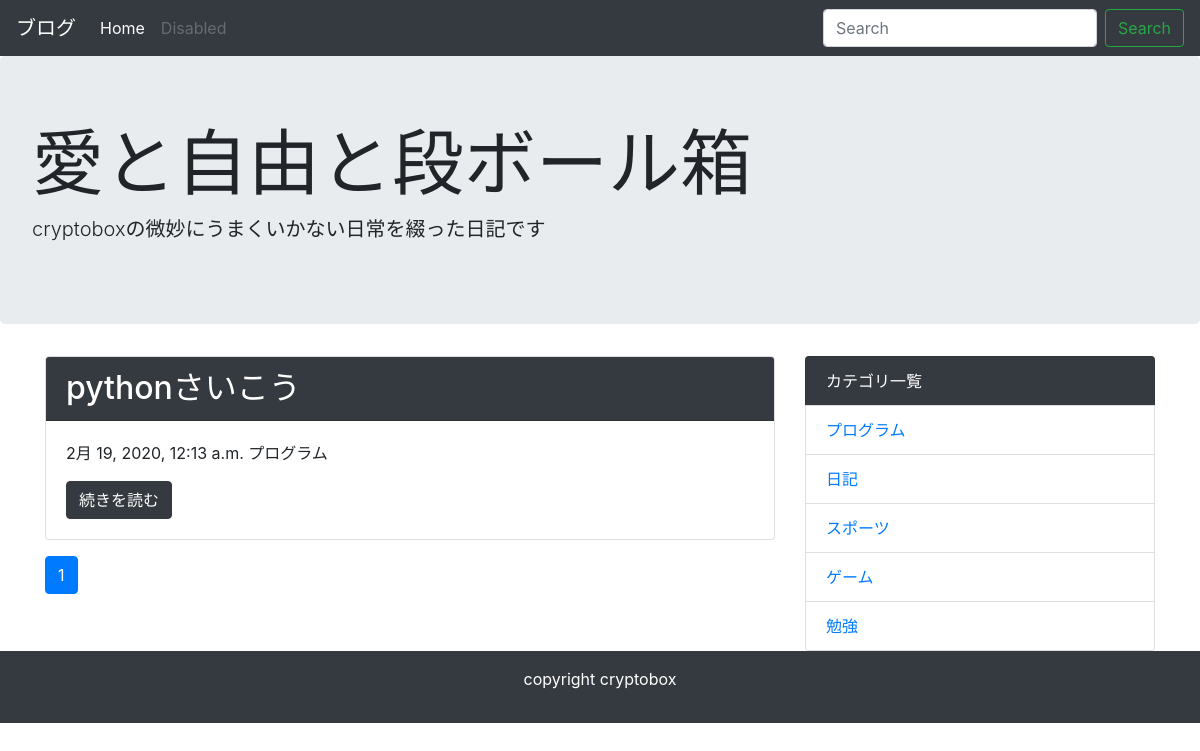
Page /category/1/ on the committed database.
### blog/models.py (models this page shows, shortened)
class Post(models.Model):
    title = models.CharField('タイトル', max_length=64)
    text = models.TextField('本文')
    created_at = models.DateTimeField('作成日', default=timezone.now)
    category = models.ForeignKey(Category, verbose_name='カテゴリ', on_delete=models.PROTECT)

class Category(models.Model):
    name = models.CharField('カテゴリ名', max_length=255)
    created_at = models.DateTimeField('作成日', default=timezone.now)
    def __str__(self):
        return self.name

### blog/views.py (the view)
# urls.py: path('category/<int:pk>/', views.CategoryView.as_view(), name='category'),
class CategoryView(generic.ListView):
    model = Post
    paginate_by = 10
    def get_queryset(self):
        category_pk = self.kwargs['pk']
        queryset = Post.objects.order_by('-created_at').filter(category__pk=category_pk)
        return queryset

### blog/context_processors.py (called while the page is built)
def common(request):
    context = {
        'category_list': Category.objects.all(),
    }
    return context

### blog/templatetags/mytag.py (called while the page is built)
@register.simple_tag
def url_replace(request, field, value):
    url_dict = request.GET.copy()
    url_dict[field] = value
    return url_dict.urlencode()

### blog/templates/blog/post_list.html
{% extends 'blog/base.html' %}
{% block content %}
{% for post in post_list %}
 <div class="card mb-3">
  <h2 class="card-header bg-dark text-white">{{ post.title }}</h2>
   <div class="card-body">
     <p>{{ post.created_at }} {{ post.category }}</p>
     <a href="{% url 'blog:detail' post.pk %}" class="btn btn-dark">続きを読む</a>
   </div>
 </div>
{% endfor %}
{% include 'blog/page.html' %}
{% endblock %}

### blog/templates/blog/base.html (shortened to what this page needs)
<!doctype html>
<html lang="ja">
  <head>
    <link rel="stylesheet" href="https://maxcdn.bootstrapcdn.com/bootstrap/4.0.0-beta.2/css/bootstrap.min.css">
  </head>
  <body>
    <nav class="navbar navbar-expand-lg navbar-dark bg-dark">
      <a class="navbar-brand" href="#">ブログ</a>
      <div class="collapse navbar-collapse" id="navbarSupportedContent">
        <ul class="navbar-nav mr-auto">
          <li class="nav-item active">
            <a class="nav-link" href="{% url 'blog:index' %}">Home <span class="sr-only">(current)</span></a>
          </li>
          <li class="nav-item">
            <a class="nav-link disabled" href="#">Disabled</a>
          </li>
        </ul>
        <form class="form-inline my-2 my-lg-0" method="GET" action="{% url 'blog:index' %}">
          <input class="form-control mr-sm-2" type="text" placeholder="Search" aria-label="Search" name="keyword">
          <button class="btn btn-outline-success my-2 my-sm-0" type="submit">Search</button>
        </form>
      </div>
    </nav>
    <div class="jumbotron">
      <h1 class="display-3">愛と自由と段ボール箱</h1>
      <p class="lead">cryptoboxの微妙にうまくいかない日常を綴った日記です</p>
    </div>
    <div class="container">
      <div class="row">
        <div class="col-md-8">
          {% block content %}
          {% endblock %}
        </div>
        <div class="col-md-4">
          <ul class="list-group">
            <li class="list-group-item bg-dark text-white">カテゴリ一覧</li>
            {% for category in category_list %}
            <li class="list-group-item"><a href="{% url 'blog:category' category.pk %}">{{ category }}</a></li>
            {% endfor %}
          </ul>
        </div>
      </div>
    </div>
    <footer class="bg-dark text-white text-center py-3">
      <p>copyright cryptobox</p>
    </footer>
  </body>
</html>

### rows in the picture
Post: title "pythonさいこう", created_at "2月 19, 2020, 12:13 a.m.", category "プログラム"
Category: name "プログラム"
Category: name "日記"
Category: name "スポーツ"
Category: name "ゲーム"
Category: name "勉強"

### other values in the picture
{{ link_page }} "1"
